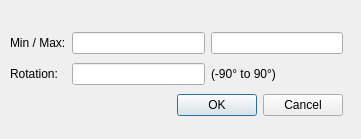
<?xml version="1.0" encoding="UTF-8"?>
<ui version="4.0">
 <class>Range</class>
 <widget class="QDialog" name="Range">
  <property name="geometry">
   <rect>
    <x>0</x>
    <y>0</y>
    <width>361</width>
    <height>139</height>
   </rect>
  </property>
  <property name="windowTitle">
   <string>Dialog</string>
  </property>
  <widget class="QWidget" name="">
   <property name="geometry">
    <rect>
     <x>10</x>
     <y>29</y>
     <width>333</width>
     <height>91</height>
    </rect>
   </property>
   <layout class="QGridLayout" name="gridLayout">
    <item row="0" column="0">
     <widget class="QLabel" name="label">
      <property name="text">
       <string>Min / Max:</string>
      </property>
     </widget>
    </item>
    <item row="0" column="1">
     <widget class="QLineEdit" name="LE_min"/>
    </item>
    <item row="0" column="2">
     <widget class="QLineEdit" name="LE_max"/>
    </item>
    <item row="1" column="0">
     <widget class="QLabel" name="label_2">
      <property name="text">
       <string>Rotation:</string>
      </property>
     </widget>
    </item>
    <item row="1" column="1">
     <widget class="QLineEdit" name="LE_rot"/>
    </item>
    <item row="2" column="1" colspan="2">
     <widget class="QDialogButtonBox" name="buttonBox">
      <property name="orientation">
       <enum>Qt::Horizontal</enum>
      </property>
      <property name="standardButtons">
       <set>QDialogButtonBox::Cancel|QDialogButtonBox::Ok</set>
      </property>
     </widget>
    </item>
    <item row="1" column="2">
     <widget class="QLabel" name="label_3">
      <property name="text">
       <string>(-90° to 90°)</string>
      </property>
     </widget>
    </item>
   </layout>
  </widget>
 </widget>
 <resources/>
 <connections>
  <connection>
   <sender>buttonBox</sender>
   <signal>accepted()</signal>
   <receiver>Range</receiver>
   <slot>accept()</slot>
   <hints>
    <hint type="sourcelabel">
     <x>248</x>
     <y>254</y>
    </hint>
    <hint type="destinationlabel">
     <x>157</x>
     <y>274</y>
    </hint>
   </hints>
  </connection>
  <connection>
   <sender>buttonBox</sender>
   <signal>rejected()</signal>
   <receiver>Range</receiver>
   <slot>reject()</slot>
   <hints>
    <hint type="sourcelabel">
     <x>316</x>
     <y>260</y>
    </hint>
    <hint type="destinationlabel">
     <x>286</x>
     <y>274</y>
    </hint>
   </hints>
  </connection>
 </connections>
</ui>
